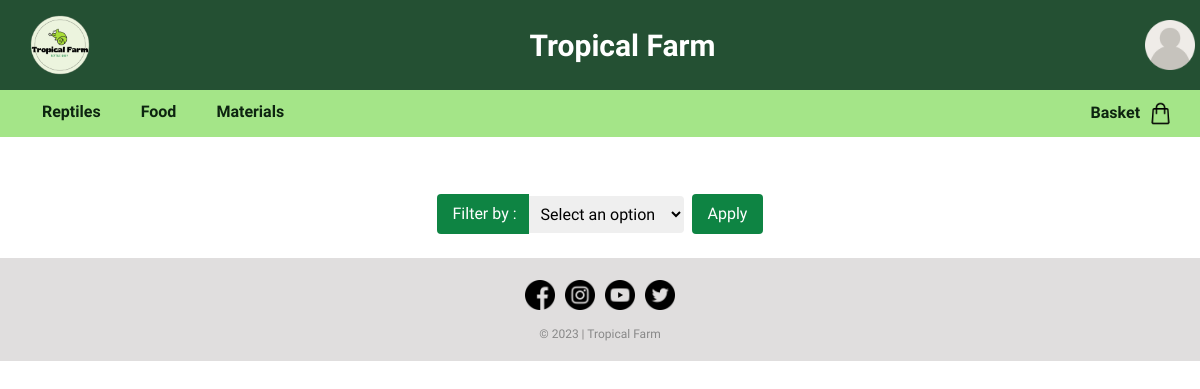
Before: /decoration.php with the older database file.
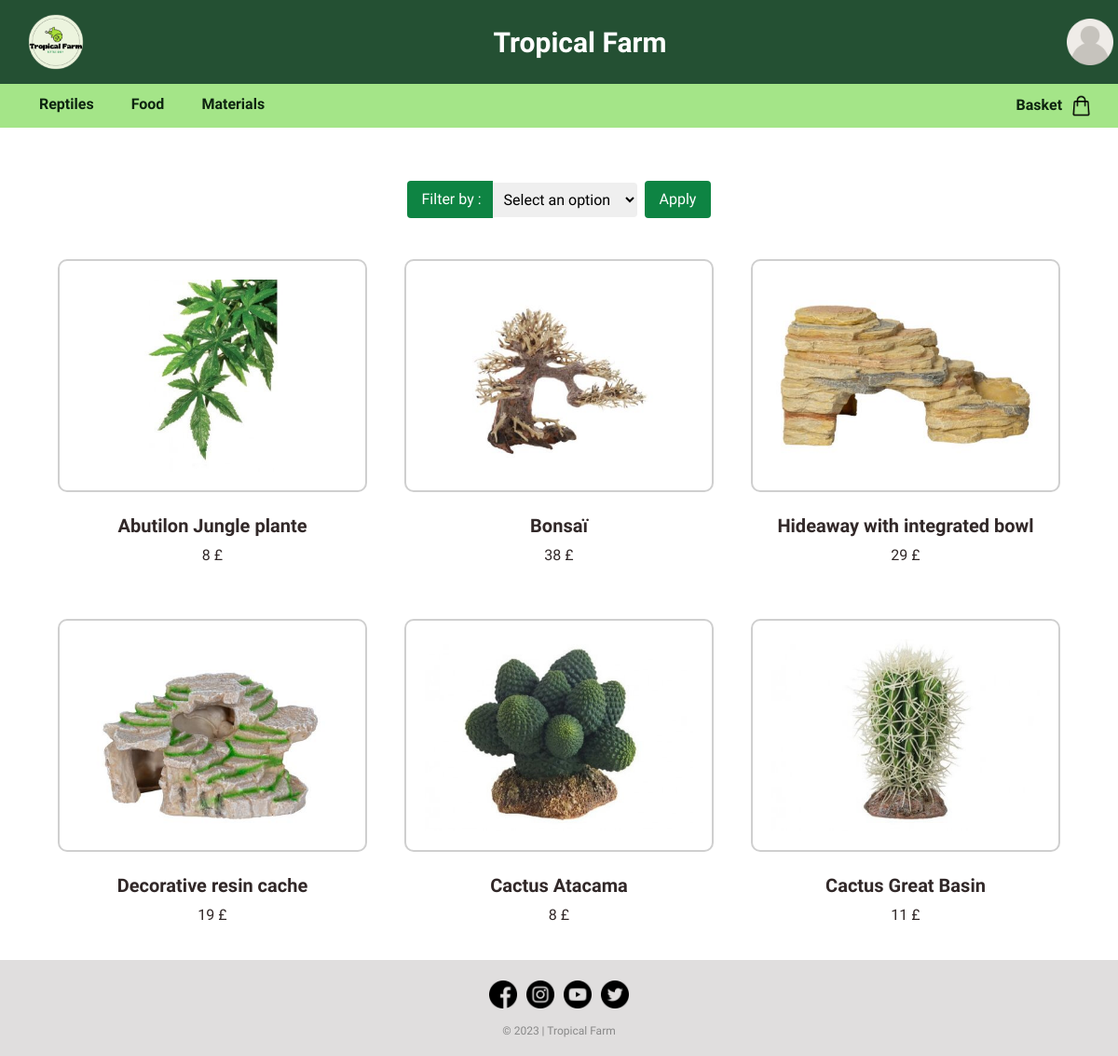
After: the same page with the newer database file.
### tables this page shows
CREATE TABLE IF NOT EXISTS `item` (
  `iditem` int NOT NULL AUTO_INCREMENT,
  `name` varchar(50) NOT NULL,
  `category` varchar(50) NOT NULL,
  `second_category` varchar(50) NOT NULL,
  `description` varchar(1000) NOT NULL,
  `photo` varchar(50) NOT NULL,
  `price` int NOT NULL,
  `stock` varchar(50) NOT NULL,
  `sell` varchar(50) DEFAULT NULL,
  `auction` varchar(50) DEFAULT NULL,
  `trade` varchar(50) DEFAULT NULL,
  PRIMARY KEY (`iditem`)
);

### decoration.php (the view, shortened to what this page needs)
<!DOCTYPE html>
<html>
<head>
<link href="https://cdn.jsdelivr.net/npm/bootstrap@5.3.0/dist/css/bootstrap.min.css" rel="stylesheet">
<link href="style.css" rel="stylesheet" type="text/css"/>
</head>
<body>
  <div class="headnav">
<?php
if(!isset($_SESSION["photo"])){
  $imageURL = "image/user.png";
}
else{
$imageURL = "image/" . $_SESSION["photo"];
}
?>
      <?php if(isset($_SESSION["role"])){ echo '<header style="background-color: ' . $_SESSION["background"] . ';">'; }
            else{echo '<header>';}?>
            <div class="logo">
              <img src="image\logo.png" alt="Logo">
            </div>
            <div class="titre"><a href="http://localhost:80/Tropical-Farm/index.php" class="titre">Tropical Farm</a></div>
            <div class="dropdown">
              <a href="http://localhost:80/Tropical-Farm/login.php" class="dropdown-btn"><img src="<?php echo $imageURL; ?>" width="50px" height="50px"></a>
            </div>
          </header>
    <nav>
      <ul class="categories">
        <li>
          <a href="#">Reptiles</a>
        </li>
        <li>
          <a href="#">Food</a>
        </li>
        <li>
          <a href="#">Materials</a>
        </li>
      </ul>
      <div class="panier">
        <a href="http://localhost:80/Tropical-Farm/basket.php"><b>Basket &nbsp</b><img src="image/shopping-bag.png"></a>
      </div>
    </nav>
    </div>
  <br><br><br><br><br><br>
<form class="formfiltre" method="GET">
  <label for="filter">&nbsp;Filter by :</label>
  <select name="filter" id="filter">
    <option class="optionfiltre" value="null">Select an option</option>
  </select>
  <input class="filtre" type="submit" value="Apply">
</form>
<br>
<div class="container">
<?php
$serveur = "localhost";
$utilisateur = "root";
$motDePasse = "";
$baseDeDonnees = "tropicalfarm";
$connexion = mysqli_connect($serveur, $utilisateur, $motDePasse, $baseDeDonnees);
$condition1 = "category = 'materials'";
$condition2 = "second_category = 'decoration'";
if (isset($_GET['filter'])) {
  $filter = $_GET['filter'];
if($filter == 'asc'){
  $query = "SELECT * FROM item WHERE $condition1 and $condition2 ORDER BY price ASC";
  $resultat = mysqli_query($connexion, $query);
}
elseif($filter == 'desc'){
  $query = "SELECT * FROM item WHERE $condition1 and $condition2 ORDER BY price DESC";
  $resultat = mysqli_query($connexion, $query);
}
elseif($filter == 'null'){
  $query = "SELECT * FROM item WHERE $condition1 and $condition2";
  $resultat = mysqli_query($connexion, $query);
}
}
else{
  $query = "SELECT * FROM item WHERE $condition1 and $condition2";
  $resultat = mysqli_query($connexion, $query);
}
while ($row = mysqli_fetch_assoc($resultat)) {
  $iditem = $row['iditem'];
  echo '<div class="item">';
  echo "<a href='http://localhost:80/Tropical-Farm/item.php?iditem=$iditem'><img src= image/". $row['photo'] ." alt='Image' /><br></a>";
  echo "<center><h5><b>" . $row['name'] . "</b></h5>";
  echo "<p>" .$row['price'] . "  £</p></center>";
  echo "</div>";
}
?>
</div>
<footer>
  <div class="footer-section">
    <a href="https://www.facebook.com/pages/category/supermarket/Tesco-Superstore-440818089460778/" target="_blank"><img src="image/facebook (1).png"></a>
    <a href="https://www.instagram.com/tescofood/?hl=fr" target="_blank"><img src="image/instagram (2).png"></a>
    <a href="https://www.youtube.com/tesco" target="_blank"><img src="image/youtube.png"></a>
    <a href="https://twitter (1).com/Tesco" target="_blank"><img src="image/twitter (1).png"></a>
</div>
  <div class="footer-bottom">
    <p>&copy; 2023 | Tropical Farm</p>
  </div>
</footer>
</body>
</html>

### style.css (style rules this page uses)
body { font-family: 'Didact Gothic', sans-serif; }
.headnav { position: fixed; top: 0; width: 100%; z-index: 9999; }
header { display: flex; align-items: center; justify-content: space-between; background-color: #245033; padding: 5px; }
.logo img { width: 80px; height: 80px; margin-left: 15px; }
.titre { color: #ffffff; font-size: 30px; font-weight: bold; text-decoration: none; }
nav { background-color: #9de37eeb; padding: 5px; display: flex; align-items: center; }
nav .categories { list-style-type: none; display: flex; gap: 40px; margin-top: 5px; margin-bottom: 8px; margin-left: 5Px; }
nav .categories li a { color: #0d2410; text-decoration: none; font-size: 16px; font-weight: bold; }
nav .categories li { position: relative; }
nav .panier { position: absolute; right: 2%; }
nav .panier img { width: 25px; height: 25px; }
nav .panier a { color: #0d2410; text-decoration: none; font-weight: bold; margin-right: 3px; }
.container { display: grid; grid-template-columns: repeat(3,1fr); justify-content: space-between; }
footer { background-color: #e0dede; padding: 2px; }
.footer-section { margin-top: 15px; margin-bottom: 10px; display: flex; justify-content: center; align-items: center; }
.footer-bottom { text-align: center; color: #888888; font-size: 12px; }
.footer-section img { width: 30px; height: 30px; margin: 5px; }
.item { flex-basis: 25%; color: rgb(49, 40, 40); padding: 20px; }
.item img { border: 2px solid; border-radius: 10px; border-color: rgb(207, 207, 207); display: block; display: block; max-width: 100%; padding: 20px; width: 400px; height: 250px; }
.formfiltre { display: flex; align-items: center; justify-content: center; margin-top: 50px; }
.formfiltre label { color: #ffffff; background-color: rgb(14, 132, 67); padding: 8px 12px; border-radius: 4px 0 0 4px; }
.formfiltre select { padding: 8px; border-radius: 0 4px 4px 0; border: none; }
.filtre { margin-left: 8px; padding: 8px 16px; background-color: rgb(14, 132, 67); color: #ffffff; border: none; border-radius: 4px; cursor: pointer; }
.optionfiltre { background-color: #ffffff; color: #000000; }

Changed rows visible on the page:
added item: photo (picture), name "Abutilon Jungle plante", price "8"
added item: photo (picture), name "Bonsaï", price "38"
added item: photo (picture), name "Hideaway with integrated bowl", price "29"
added item: photo (picture), name "Decorative resin cache", price "19"
added item: photo (picture), name "Cactus Atacama", price "8"
added item: photo (picture), name "Cactus Great Basin", price "11"
